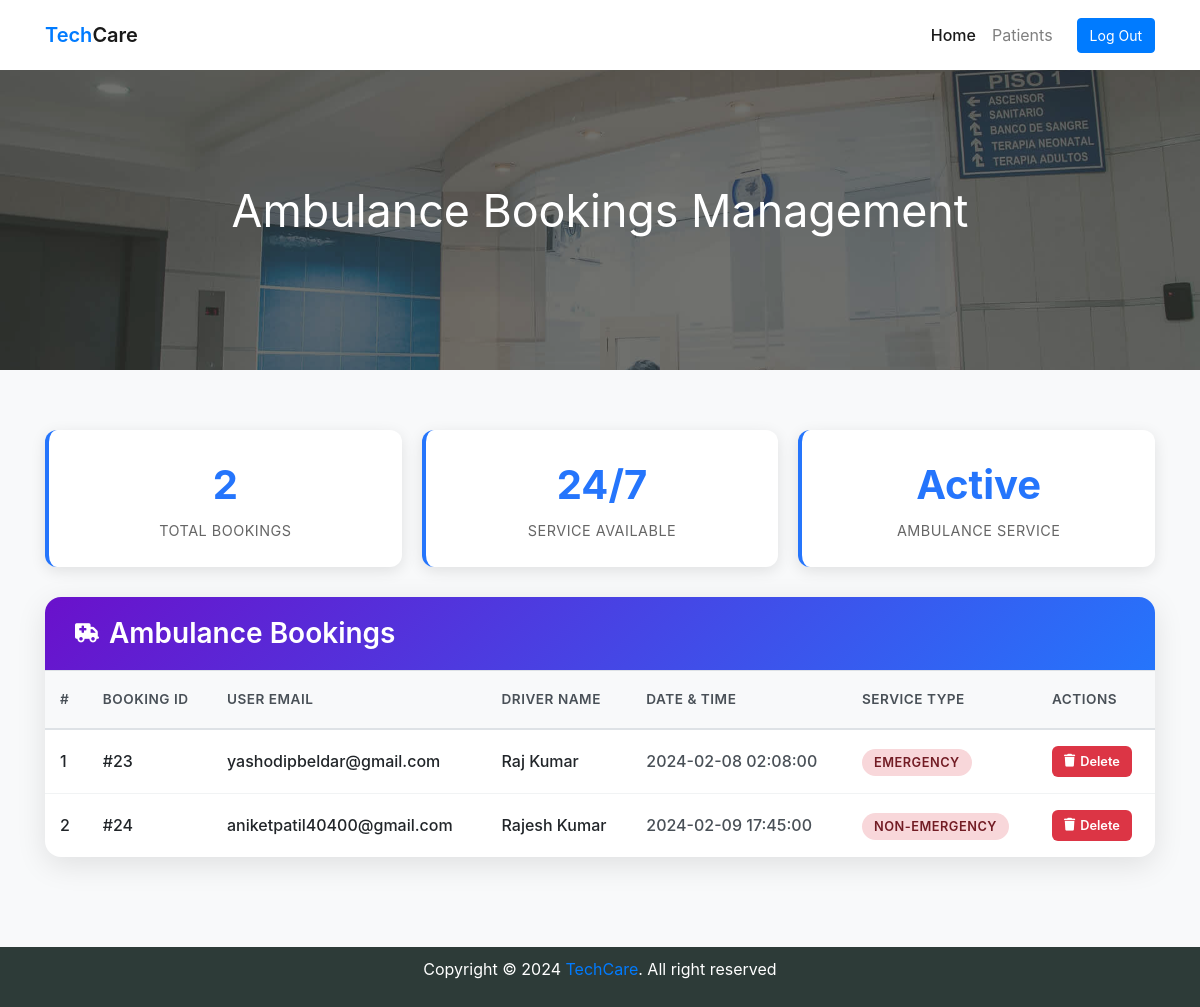
Screenshot of /ambulance_booking.php (signed in) with the database file from the repository.
### tables this page shows
CREATE TABLE `bookingdetails` (
  `BookingID` int(11) NOT NULL,
  `user_email` varchar(255) NOT NULL,
  `driver_email` varchar(255) NOT NULL,
  `ContactNumber` varchar(15) NOT NULL,
  `driver_name` varchar(256) NOT NULL,
  `Address` varchar(255) NOT NULL,
  `DateTime` datetime NOT NULL,
  `PickupLocation` varchar(255) NOT NULL,
  `DropoffLocation` varchar(255) NOT NULL,
  `ServiceType` varchar(20) NOT NULL,
  `SpecialInstructions` text DEFAULT NULL,
  `PaymentStatus` varchar(20) DEFAULT 'Paid'
);

### ambulance_booking.php (the view, shortened to what this page needs)
<?php
include "includes/header.php";
include "includes/navbar.php";
?>
<!DOCTYPE html>
<html lang="en">
<head>
</head>
<body>
<div class="page-banner overlay-dark bg-image" style="background-image: url(assets/img/bg_image_1.jpg);">
    <div class="banner-section">
        <div class="container text-center wow fadeInUp">
            <h1 class="font-weight-normal">Ambulance Bookings Management</h1>
        </div>
    </div>
</div>
<div class="page-section">
    <div class="container">
        <?php
        include 'connection/connection.php';
        if(!isset($_COOKIE['doc_email'])) {
            echo '
            <div class="no-bookings wow fadeInUp">
                <i class="fas fa-exclamation-circle"></i>
                <h3>Authentication Required</h3>
                <p>Please log in as a doctor to manage ambulance bookings.</p>
                <a href="doctor_login.php" class="btn btn-primary">Doctor Login</a>
            </div>';
        }
        else {
            $doctor_email = $_COOKIE['doc_email'];
            if ($doctor_email != "") {
                $query = "SELECT * FROM bookingdetails";
                $result = mysqli_query($conn, $query);
                if ($result) {
                    if (mysqli_num_rows($result) > 0) {
                        $totalBookings = mysqli_num_rows($result);
                        echo '
                        <div class="stats-container wow fadeInUp">
                            <div class="stat-card">
                                <div class="stat-number">' . $totalBookings . '</div>
                                <div class="stat-label">Total Bookings</div>
                            </div>
                            <div class="stat-card">
                                <div class="stat-number">24/7</div>
                                <div class="stat-label">Service Available</div>
                            </div>
                            <div class="stat-card">
                                <div class="stat-number">Active</div>
                                <div class="stat-label">Ambulance Service</div>
                            </div>
                        </div>';
                        echo '
                        <div class="booking-card wow fadeInUp">
                            <div class="card-header">
                                <h3><i class="fas fa-ambulance"></i> Ambulance Bookings</h3>
                            </div>
                            <div class="card-body">
                                <div class="table-responsive">
                                    <table class="table table-hover">
                                        <thead>
                                            <tr>
                                                <th>#</th>
                                                <th>Booking ID</th>
                                                <th>User Email</th>
                                                <th>Driver Name</th>
                                                <th>Date & Time</th>
                                                <th>Service Type</th>
                                                <th>Actions</th>
                                            </tr>
                                        </thead>
                                        <tbody>';
                        $counter = 1;
                        while ($row = mysqli_fetch_assoc($result)) {
                            $serviceType = strtolower($row['ServiceType']);
                            $serviceClass = 'service-regular';
                            if (strpos($serviceType, 'emergency') !== false) {
                                $serviceClass = 'service-emergency';
                            } elseif (strpos($serviceType, 'transfer') !== false) {
                                $serviceClass = 'service-transfer';
                            }
                            echo '
                                    <tr>
                                        <td data-label="No">' . $counter . '</td>
                                        <td data-label="Booking ID">#' . $row['BookingID'] . '</td>
                                        <td data-label="User Email">' . htmlspecialchars($row['user_email']) . '</td>
                                        <td data-label="Driver Name">' . htmlspecialchars($row['driver_name']) . '</td>
                                        <td data-label="Date & Time" class="datetime-cell">' . $row['DateTime'] . '</td>
                                        <td data-label="Service Type">
                                            <span class="service-badge ' . $serviceClass . '">' . $row['ServiceType'] . '</span>
                                        </td>
                                        <td data-label="Actions">
                                            <div class="action-buttons">
                                                <a href="delete_booking.php?bid=' . $row['BookingID'] . '" class="btn-action btn-delete" onclick="return confirm(\'Are you sure you want to delete this booking?\')">
                                                    <i class="fas fa-trash"></i> Delete
                                                </a>
                                            </div>
                                        </td>
                                    </tr>';
                            $counter++;
                        }
                        echo '
                                        </tbody>
                                    </table>
                                </div>
                            </div>
                        </div>';
                    }
                }
            }
        }
        ?>
    </div>
</div>
<?php
include "includes/footer.php";
?>
</body>
</html>

### assets/css/style.css (style rules this page uses)
:root { --primary: #00d9a5; --accent: #ff3d85; --secondary: #4e5afe; --warning: #eed818; --info: #05b4e1; --danger: #ff4943; --success: #96c93d; --dark: #343531; --light: #f5f9f6; --cs: #596261; --grey: #6e807a; }
body { font-family: "Source Sans Pro", sans-serif; line-height: 1.5; color: #343531; }
a { color: #07be94; text-decoration: none; background-color: transparent; }
.bg-image { position: relative; background-position: center center; background-size: cover; background-repeat: no-repeat; }
.bg-image > * { position: relative; z-index: 10; }
.page-section { position: relative; padding-top: 80px; padding-bottom: 80px; overflow: hidden; }
.page-banner { position: relative; height: 200px; z-index: 10; }
.page-hero.overlay-dark::before, .page-banner.overlay-dark::before { content: ""; position: absolute; top: 0; left: 0; width: 100%; height: 100%; background: rgba(52, 53, 49, 0.7); z-index: 1; }
.hero-section, .banner-section { position: relative; display: -ms-flexbox; display: flex; -ms-flex-align: center; align-items: center; -ms-flex-pack: center; justify-content: center; height: 100%; color: #ffffff; z-index: 10; }

### ambulance_booking.php (style rules this page uses)
.page-banner { position: relative; height: 300px; display: flex; align-items: center; background-size: cover; background-position: center; }
.banner-section { width: 100%; }
.banner-section h1 { font-size: 2.8rem; color: white; margin-bottom: 1rem; font-weight: 700; }
.page-section { padding: 60px 0; background: #f8f9fa; min-height: 70vh; }
.booking-card { background: white; border-radius: 16px; box-shadow: 0 8px 30px rgba(0, 0, 0, 0.1); overflow: hidden; margin-bottom: 30px; }
.card-header { background: linear-gradient(135deg, #6a11cb 0%, #2575fc 100%); color: white; padding: 20px 30px; border-bottom: none; }
.card-header h3 { margin: 0; font-weight: 600; display: flex; align-items: center; gap: 10px; }
.card-header h3 i { font-size: 1.2rem; }
.card-body { padding: 0; }
.table-responsive { border-radius: 0 0 16px 16px; }
.table { margin: 0; border: none; }
.table thead th { background: #f8f9fa; border-bottom: 2px solid #dee2e6; padding: 18px 15px; font-weight: 600; color: #495057; text-transform: uppercase; font-size: 0.85rem; letter-spacing: 0.5px; white-space: nowrap; }
.table tbody td { padding: 16px 15px; vertical-align: middle; border-color: #f1f3f4; font-weight: 500; }
.table tbody tr { transition: all 0.3s; }
.service-badge { padding: 6px 12px; border-radius: 20px; font-size: 0.8rem; font-weight: 600; text-transform: uppercase; letter-spacing: 0.5px; }
.service-emergency { background: #f8d7da; color: #721c24; }
.action-buttons { display: flex; gap: 8px; }
.btn-action { padding: 6px 12px; border: none; border-radius: 6px; font-size: 0.8rem; font-weight: 600; text-decoration: none; transition: all 0.3s; display: inline-flex; align-items: center; gap: 5px; }
.btn-delete { background: #dc3545; color: white; }
.datetime-cell { font-weight: 600; color: #495057; }
.stats-container { display: grid; grid-template-columns: repeat(auto-fit, minmax(200px, 1fr)); gap: 20px; margin-bottom: 30px; }
.stat-card { background: white; padding: 25px 20px; border-radius: 12px; box-shadow: 0 4px 15px rgba(0, 0, 0, 0.1); text-align: center; border-left: 4px solid #2575fc; }
.stat-number { font-size: 2.5rem; font-weight: 700; color: #2575fc; margin-bottom: 5px; }
.stat-label { color: #666; font-size: 0.9rem; text-transform: uppercase; letter-spacing: 0.5px; }
.booking-card { animation: fadeInUp 0.6s ease; }

### rows the page displays
bookingdetails: BookingID "23", user_email "yashodipbeldar@gmail.com", driver_name "Raj Kumar", DateTime "2024-02-08 02:08:00", ServiceType "EMERGENCY"
bookingdetails: BookingID "24", user_email "aniketpatil40400@gmail.com", driver_name "Rajesh Kumar", DateTime "2024-02-09 17:45:00", ServiceType "NON-EMERGENCY"

### other values shown
$totalBookings "2"
